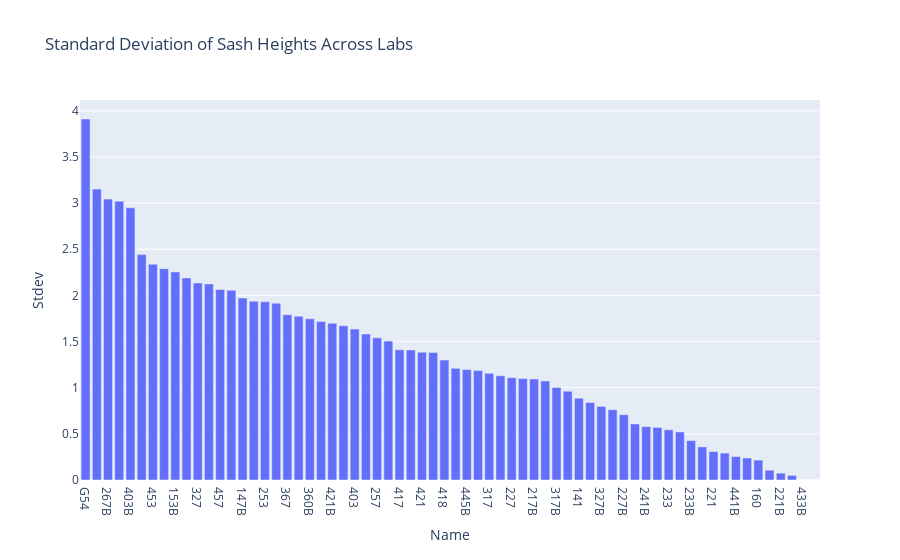

Write notebook code for a chart like this one.
### Code cell
ndf_sorted_stdev = ndf.sort_values(by="Stdev", ascending=False)
fig = px.bar(ndf_sorted_stdev, x = "Name", y = "Stdev",title="Standard Deviation of Sash Heights Across Labs")
#fig.write_image("C:\\Users\\Rob\\Desktop\\ESW\\Fume\\energy_across_labs.png",scale=4)
fig.show()

### Figure 1 — Plotly figure (JSON) as saved in the notebook; plotly's stock layout.template omitted (floating-point values rounded to 4 significant figures)
{"data": [{"alignmentgroup": "True", "hovertemplate": "Name=%{x}<br>Stdev=%{y}<extra></extra>", "legendgroup": "", "marker": {"color": "#636efa", "pattern": {"shape": ""}}, "name": "", "offsetgroup": "", "orientation": "v", "showlegend": false, "textposition": "auto", "type": "bar", "x": ["G54", "409", "267B", "267", "403B", "309B", "453", "309", "153B", "433", "327", "445", "457", "457B", "147B", "341", "253", "260", "367", "155", "360B", "453B", "421B", "303", "403", "253B", "257", "153", "417", "303B", "421", "260B", "418", "143", "445B", "441", "317", "360", "227", "341B", "217B", "321B", "317B", "333B", "141", "241", "327B", "257B", "227B", "321", "241B", "367B", "233", "409B", "233B", "427B", "221", "333", "441B", "417B", "160", "345", "221B", "318", "433B", "345B"], "xaxis": "x", "y": [3.912, 3.152, 3.044, 3.021, 2.949, 2.442, 2.337, 2.29, 2.254, 2.19, 2.135, 2.125, 2.064, 2.055, 1.972, 1.936, 1.932, 1.916, 1.791, 1.774, 1.747, 1.718, 1.698, 1.672, 1.635, 1.582, 1.54, 1.505, 1.412, 1.41, 1.385, 1.381, 1.299, 1.21, 1.198, 1.185, 1.155, 1.13, 1.109, 1.1, 1.094, 1.073, 1.003, 0.9628, 0.8862, 0.8396, 0.7975, 0.7613, 0.7076, 0.6073, 0.5782, 0.5698, 0.5439, 0.5211, 0.4262, 0.3587, 0.3088, 0.2919, 0.2539, 0.2385, 0.2154, 0.1063, 0.07445, 0.04996, 0, 0], "yaxis": "y"}], "layout": {"barmode": "relative", "legend": {"tracegroupgap": 0}, "title": {"text": "Standard Deviation of Sash Heights Across Labs"}, "xaxis": {"anchor": "y", "domain": [0, 1], "title": {"text": "Name"}}, "yaxis": {"anchor": "x", "domain": [0, 1], "title": {"text": "Stdev"}}}}
